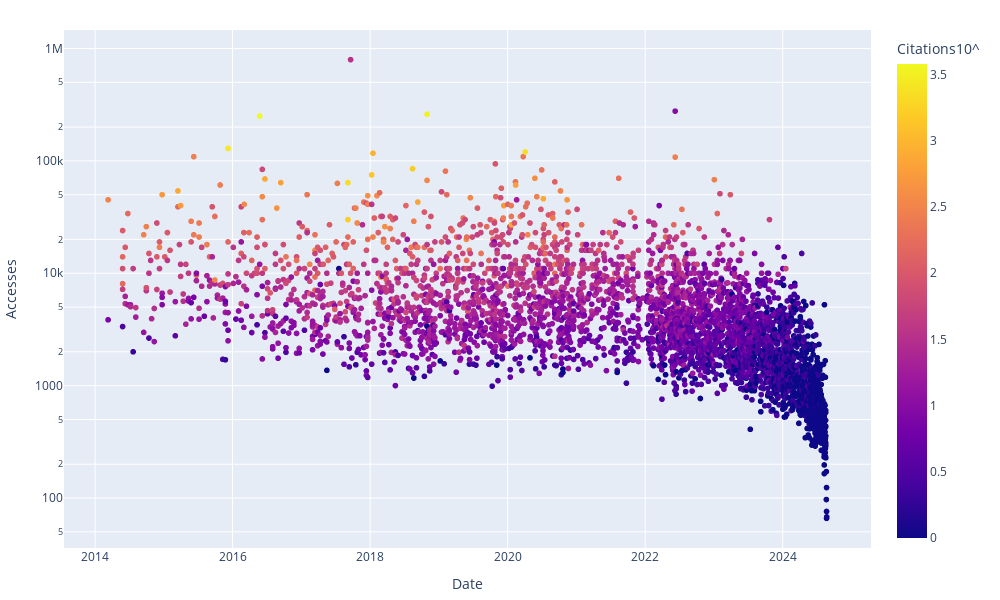

The notebook cell saved with this chart:
### Code cell
# use plotly to plot Accesses, Citations and Altmetric vs Date in 3 different subplots
px.scatter(
    df, x="Date", y="Accesses", color="Citations10^", title=None, hover_data=["Title", "Citations"], log_y=True
    ).update_layout(
        margin=dict(l=10, r=10, t=30, b=10),
        width=1000,
        height=600,
    )

### Figure 1 — Plotly figure (JSON) as saved in the notebook; plotly's stock layout.template omitted (floating-point values rounded to 4 significant figures; data arrays with more than 128 entries replaced by an {"elided": "..."} marker saying what was removed)
{"data": [{"customdata": {"elided": "4259x2 mixed values"}, "hovertemplate": "Date=%{x}<br>Accesses=%{y}<br>Title=%{customdata[0]}<br>Citations=%{customdata[1]}<br>Citations10^=%{marker.color}<extra></extra>", "legendgroup": "", "marker": {"color": {"elided": "4259 float values"}, "coloraxis": "coloraxis", "symbol": "circle"}, "mode": "markers", "name": "", "showlegend": false, "type": "scattergl", "x": {"elided": "4259 str values"}, "xaxis": "x", "y": {"elided": "4259 int values"}, "yaxis": "y"}], "layout": {"coloraxis": {"colorbar": {"title": {"text": "Citations10^"}}, "colorscale": [[0, "#0d0887"], [0.1111, "#46039f"], [0.2222, "#7201a8"], [0.3333, "#9c179e"], [0.4444, "#bd3786"], [0.5556, "#d8576b"], [0.6667, "#ed7953"], [0.7778, "#fb9f3a"], [0.8889, "#fdca26"], [1, "#f0f921"]]}, "height": 600, "legend": {"tracegroupgap": 0}, "margin": {"b": 10, "l": 10, "r": 10, "t": 30}, "width": 1000, "xaxis": {"anchor": "y", "domain": [0, 1], "title": {"text": "Date"}}, "yaxis": {"anchor": "x", "domain": [0, 1], "title": {"text": "Accesses"}, "type": "log"}}}
